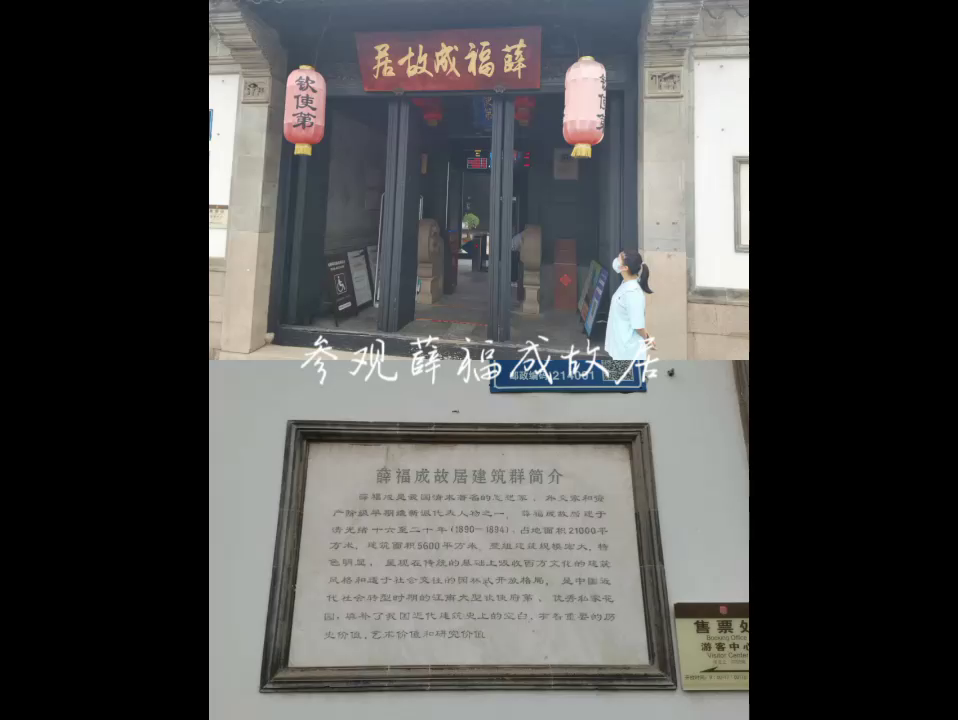
//> input picture frame 77 of Visual Studio 2022/字符动画/1.mp4, 958 x 720 px
$ ./字符动画   (built with g++ and OpenCV 4)
//> lines starting //> are read from the running program, lines starting //| are printed output that depends on the picture; after the words box and inside, x2 and y2 are one past the last pixel; in counts of white or black regions, pixels touching at a corner belong together
#include <iostream>
#include <graphics.h>
#include <Windows.h>
#include <string>
#include <mmsystem.h>
#include <opencv2/opencv.hpp>

#pragma comment(lib, "winmm.lib")

using namespace cv;
using namespace std;

int main()
{
	initgraph(960, 640); // 创建窗口
//> (this line was passed over: initgraph is not available in this run)
	setbkcolor(BLACK); // 设置窗口背景颜色为黑色
//> (this line was passed over: BLACK is not available in this run)
	cleardevice(); // 刷新
//> (this line was passed over: cleardevice is not available in this run)
	settextstyle(12, 0, "楷体"); // 设置字体
//> (this line was passed over: settextstyle is not available in this run)
	setbkmode(TRANSPARENT); // 设置背景模式，去掉文字背景
//> (this line was passed over: TRANSPARENT is not available in this run)
	settextcolor(WHITE); // 设置文字颜色
//> (this line was passed over: WHITE is not available in this run)
	VideoCapture myvideo("./1.mp4"); // 加载视频
	mciSendString("open ./1.mp3 alias bgm", 0, 0, 0); // 打开播放音乐，起了一个音乐的别名
//> (this line was passed over: mciSendString is not available in this run)
	// 效果好一点，从复杂到简单
	const char* str = "@#$%&!=+*,';+^~.    "; // 替换的字符
	int len = strlen(str);
	BeginBatchDraw();
//> (this line was passed over: BeginBatchDraw is not available in this run)
	Mat frame;
	Mat show;
	String text;
	int index = 0;
	while (true)
	{
		myvideo >> frame;
//> frame is the input picture: 720 rows x 958 cols, CV_8UC3; mean B, G, R 75.4, 76.4, 76.5
		if (frame.empty())
			break;

		// 把BGR颜色空间转为GRAY灰度图
		cvtColor(frame, frame, COLOR_BGR2GRAY);
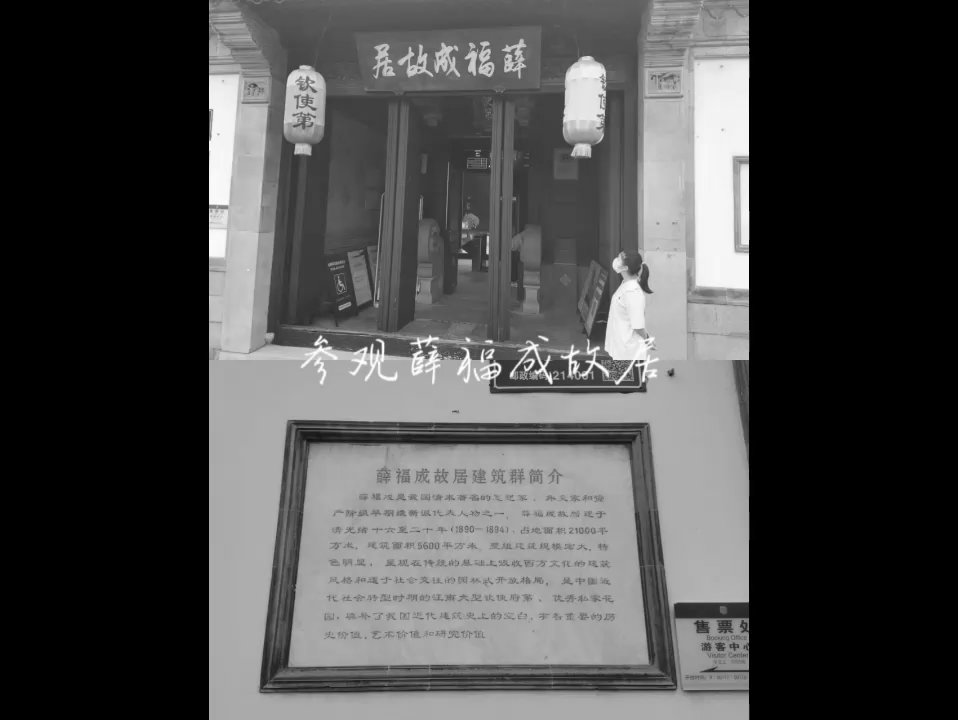
//> frame: 720 rows x 958 cols, CV_8UC1; min 0, max 255, mean 76.3
		// 调整图片大小
		resize(frame, show, Size(300, 150));
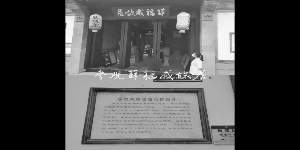
//> show: 150 rows x 300 cols, CV_8UC1; min 0, max 254, mean 76.5
		resize(frame, frame, Size(150, 50));
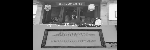
//> frame: 50 rows x 150 cols, CV_8UC1; min 0, max 250, mean 75.5

		cleardevice();
//> (this line was passed over: cleardevice is not available in this run)
		for (int x = 0; x < frame.rows; x++)
		{
			for (int y = 0; y < frame.cols; y++)
			{
				int grayval = frame.at<uchar>(x, y);
				index = grayval / 256.0 * len; // 通过颜色比例，把颜色转成字符
				text += str[index];
			}
			outtextxy(0, x * textheight(str[index]), (text.data())); // 逐行输出
//> (this line was passed over: textheight is not available in this run)
			text.clear(); // 每一行清除一次
		}
//> after the loop, index = 0; text = ""
		imshow(" ", show);

		int key = waitKey(10);
//> the Esc key is pressed
		if (key == 32) // 按空格退出
			break;
		mciSendString("play bgm", 0, 0, 0);
//> (this line was passed over: mciSendString is not available in this run)
		FlushBatchDraw();
//> (this line was passed over: FlushBatchDraw is not available in this run)
	}
//> show: 150 rows x 300 cols, CV_8UC1; 1 pixels changed, all inside (x1, y1, x2, y2) = (231, 69, 232, 70)

	waitKey(0);
	return 0;
}

$ run again, starting later in the video
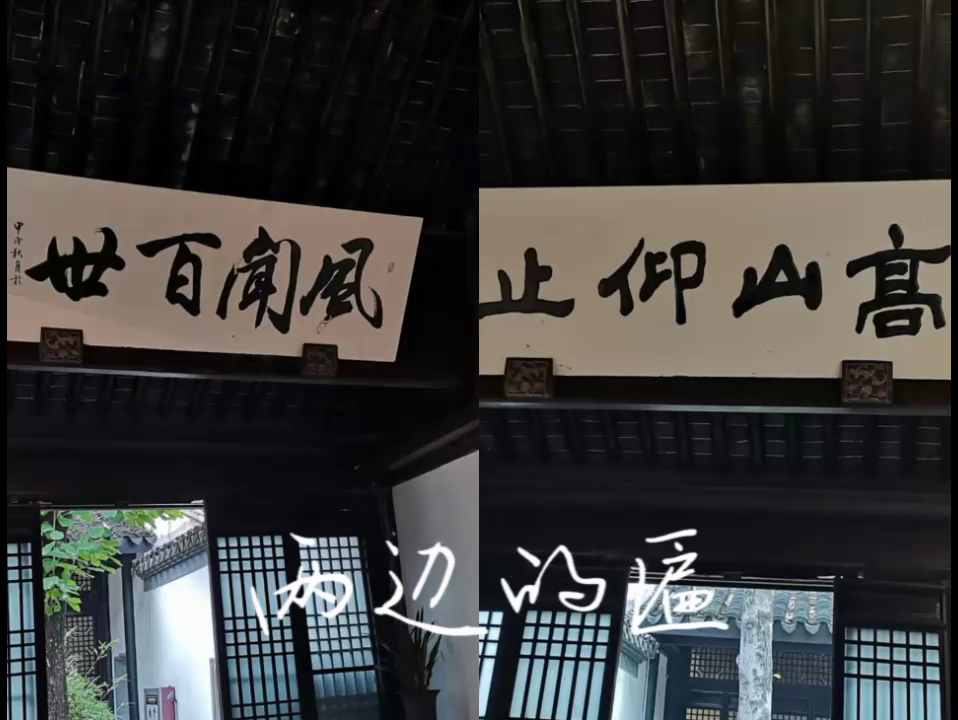
//> input picture frame 346 of Visual Studio 2022/字符动画/1.mp4, 958 x 720 px
//> frame is the input picture: 720 rows x 958 cols, CV_8UC3; mean B, G, R 57.7, 58.7, 58.8
//> `resize(frame, show, Size(300, 150));`:
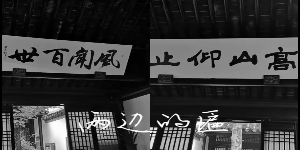
//> show: 150 rows x 300 cols, CV_8UC1; min 0, max 255, mean 58.6
//> `resize(frame, frame, Size(150, 50));`:
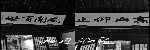
//> frame: 50 rows x 150 cols, CV_8UC1; min 0, max 254, mean 58.2
//> after the loop `for (int x = 0; x < frame.rows; x++)`: index = 0; text = ""

$ run again, starting later in the video
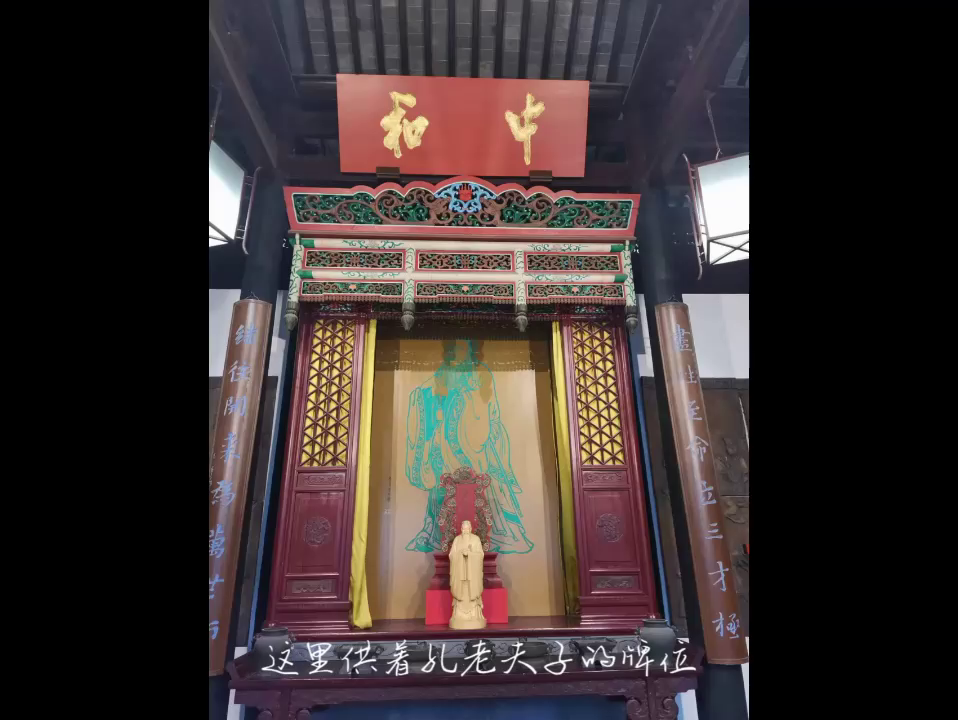
//> input picture frame 616 of Visual Studio 2022/字符动画/1.mp4, 958 x 720 px
//> frame is the input picture: 720 rows x 958 cols, CV_8UC3; mean B, G, R 48.9, 49.8, 60
//> `resize(frame, show, Size(300, 150));`:
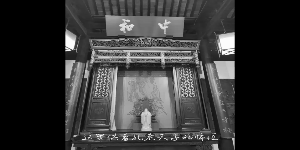
//> show: 150 rows x 300 cols, CV_8UC1; min 0, max 254, mean 52.8
//> `resize(frame, frame, Size(150, 50));`:
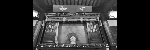
//> frame: 50 rows x 150 cols, CV_8UC1; min 0, max 252, mean 52.1
//> after the loop `for (int x = 0; x < frame.rows; x++)`: index = 0; text = ""
